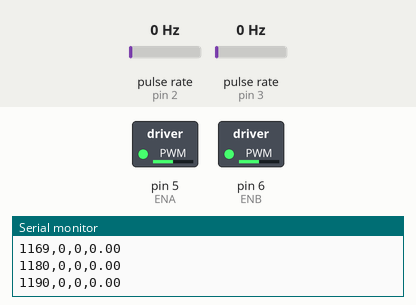
This sketch was run on a simulated Arduino Uno, built with avr-gcc and run on an emulated ATmega328P. Parts: switched loads named in the sketch (green lamp = pin HIGH), the last lines printed to the serial monitor. Wiring (inferred from the names in the program): 2 × pulse sensor: data pin 2 / data pin 3. The test bench sets the inputs (shaded band); at power-on: pulse rate (sensors on pin 2, pin 3) 0 Hz.

Above: at 1.7 s.
1.8 s: pulse rate (sensor on pin 2) set to 196 Hz
At 3.4 s:
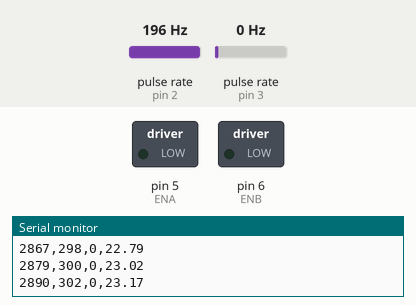
Timing chart, 0 to 4.9 s (numbered marks = the images above; inputs shaded):
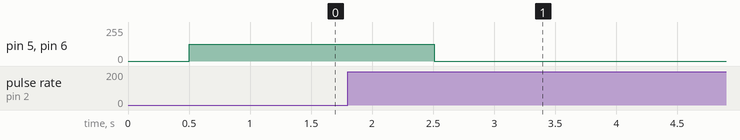

The sketch:

Encoder_Test.ino
```cpp
#include <util/atomic.h>

//// Pin definitions
// Encoders
const int
  ENCODER_LEFT = 2,
  ENCODER_RIGHT = 3;

// Motor controls
const int
  ENA = 5,   // Enable right-side pair of motors -- Pair A
  ENB = 6,   // Enable left-side pair of motors -- Pair B
  IN1 = 4,   // Command Pair A forwards
  IN3 = A0,  // Command Pair A backwards
  IN2 = 7,   // Command Pair B forwards
  IN4 = A2;  // Command Pair B backwards

// ------------------------------------------------
// ------------------------------------------------

float
  encoderAverage = 0.0,  // Calculated distance in centimeters
  distance = 0.0,  // Calculated distance in centimeters
  currDistTravelled = 0.0;
const float
  // WHEEL_CIRCUM = 20.46,          // Circumference of the wheels of the line following car in centimeters
  // WHEEL_CIRCUM = 32.736,          // Circumference of the wheels of the line following car in centimeters
  // WHEEL_CIRCUM = 8.184,          // Circumference of the wheels of the line following car in centimeters
  WHEEL_CIRCUM = 12.276,         // Circumference of the wheels of the line following car in centimeters
  PULSES_PER_REVOLUTION = 80.0;  // Number of pulses generated by the encoder wheel for one full revolution.
volatile int
  encLeft_highCount = 0,  // Count of '1's for ENCODER_LEFT
  encLeft_highCountStore = 0,
  encRight_highCount = 0,  // Count of '1's for ENCODER_RIGHT
  encRight_highCountStore = 0;

// Time tracking variables
unsigned long
  startTime = 0,
  elapsedTime = 0;

//// Distance Calculations Interrupts
// Interrupt Service Routine (ISR) for ENCODER_LEFT
void encoderLeft_ISR() {
  encLeft_highCount++;  // Increase count of encoder highs if rising edge is detected
}
// Interrupt Service Routine (ISR) for ENCODER_RIGHT
void encoderRight_ISR() {
  encRight_highCount++;  // Increase count of encoder highs if rising edge is detected
}

void moveForward(int speed) {
  // Speed control
  analogWrite(ENA, speed);
  analogWrite(ENB, speed);
  // Direction control
  digitalWrite(IN1, HIGH);
  digitalWrite(IN3, HIGH);
  digitalWrite(IN2, LOW);
  digitalWrite(IN4, LOW);
}
void moveStop() {
  // Speed control
  analogWrite(ENA, 0);
  analogWrite(ENB, 0);
  // Direction control
  digitalWrite(IN1, LOW);
  digitalWrite(IN3, LOW);
  digitalWrite(IN2, LOW);
  digitalWrite(IN4, LOW);
}

const int DURATION = 2000;

void setup() {
  // Set up Encoder Pin as inputs
  pinMode(ENCODER_LEFT, INPUT);
  pinMode(ENCODER_RIGHT, INPUT);

  // Attach interrupt to the encoder pins on the rising edge
  attachInterrupt(digitalPinToInterrupt(ENCODER_LEFT), encoderLeft_ISR, RISING);
  attachInterrupt(digitalPinToInterrupt(ENCODER_RIGHT), encoderRight_ISR, RISING);

  // Start Serial Comms
  Serial.begin(115200);
  // Clear lines to indicate new serial data
  Serial.println("");
  Serial.println("");

  delay(500);  // Delay for a bit to show the "MPU6050 Found" message

  startTime = millis();
}

void loop() {
  elapsedTime = millis() - startTime;

  // Disable interrupts when using the encoder high counts to do math
  // From https://docs.arduino.cc/language-reference/en/variables/variable-scope-qualifiers/volatile/#example-code
  ATOMIC_BLOCK(ATOMIC_RESTORESTATE) {
    // Calculate distance
    encoderAverage = ((float)(encLeft_highCount + encRight_highCount)) / 2.0;
    distance = ((float)encoderAverage / PULSES_PER_REVOLUTION) * WHEEL_CIRCUM;  // distance is in centimeters
    // distance = ((float)encLeft_highCount / PULSES_PER_REVOLUTION) * WHEEL_CIRCUM;  // distance is in centimeters
  }

  if (elapsedTime <= DURATION) {
    moveForward(127);
  } else {
    moveStop();
  }

  Serial.print(elapsedTime);
  Serial.print(",");
  Serial.print(encLeft_highCount);
  Serial.print(",");
  Serial.print(encRight_highCount);
  Serial.print(",");
  Serial.print(distance);
  Serial.println("");

  delay(10);
}
```
